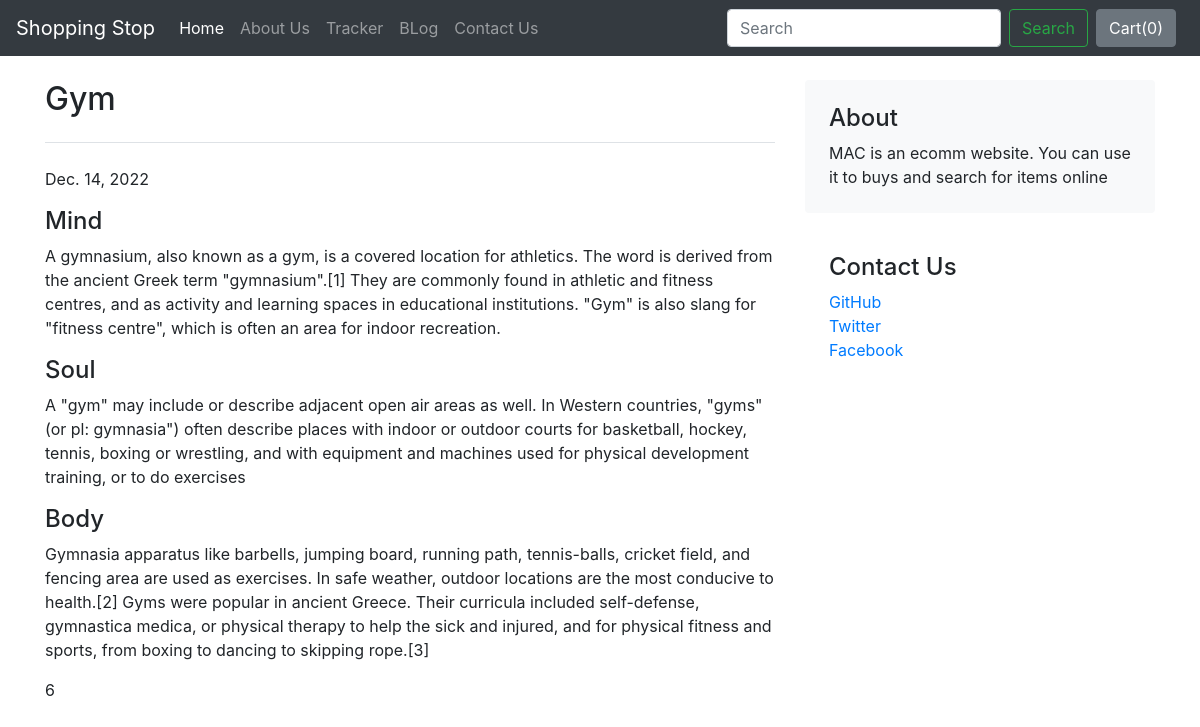
The app's page /blog/blogpost/3 with its own data.
### blog/models.py (models this page shows, shortened)
class Blogpost(models.Model):
    post_id=models.AutoField(primary_key=True)
    title=models.CharField(max_length=30)
    head0=models.CharField(max_length=200,default="")
    chead0=models.CharField(max_length=5000,default="")
    head1=models.CharField(max_length=200,default="")
    chead1=models.CharField(max_length=5000,default="")
    head2=models.CharField(max_length=200,default="")
    chead2=models.CharField(max_length=5000,default="")
    pub_date=models.DateField()
    thumbnail=models.ImageField(upload_to="shop/images",default="")

### blog/views.py (the view)
# urls.py: path('blogpost/<int:id>', views.blogpost, name='blogPost'),
def blogpost(request,id):
    post=Blogpost.objects.filter(post_id=id)[0]
    return render(request,'blog/blogpost.html',{"post":post})

### blog/templates/blog/blogpost.html (shortened to what this page needs)
{% extends 'blog/basic.html' %}
{% block body%}
<div class="container mt-4" >
    <div class="row g-5">
        <div class="col-md-8">
          <h2 class="pb-4 mb-4 fst-italic border-bottom">
            {{post.title}}
          </h2>
          <p class="blog-post-meta">{{post.pub_date}} </p>
          <article class="blog-post">
            <h4 class="blog-post-title mb-2">{{post.head0}}</h4>
            <p>{{post.chead0}}</p>
            <h4>{{post.head1}}</h4>
            <p>{{post.chead1}}</p>
            <h4>{{post.head2}}</h4>
            <p>{{post.chead2}}</p>
        <div class="fb-comments" data-href="http://127.0.0.1:8000/blog/blogpost/{{post.post_id}}" data-width="" data-numposts="5"></div>6
        </div>
        <div class="col-md-4">
          <div class="position-sticky" style="top: 2rem;">
            <div class="p-4 mb-3 bg-light rounded">
              <h4 class="fst-italic">About</h4>
              <p class="mb-0">MAC is an ecomm website. You can use it to buys and search for items online</p>
            </div>
            <div class="p-4">
              <h4 class="fst-italic">Contact Us </h4>
              <ol class="list-unstyled">
                <li><a href="#">GitHub</a></li>
                <li><a href="#">Twitter</a></li>
                <li><a href="#">Facebook</a></li>
              </ol>
            </div>
          </div>
        </div>
      </div>
</div>
{% endblock %}

### records on screen
Blogpost: title "Gym", pub_date "Dec. 14, 2022", head0 "Mind", chead0 "A gymnasium, also known as a gym, is a covered location for athletics. The word is derived from the ancient Greek term \"gymnasium\".[1] They are commonly found in athletic and fitness centres, and as activity and learning spaces in educational institutions. \"Gym\" is also slang for \"fitness centre\", which is often an area for indoor recreation.", head1 "Soul", chead1 "A \"gym\" may include or describe adjacent open air areas as well. In Western countries, \"gyms\" (or pl: gymnasia\") often describe places with indoor or outdoor courts for basketball, hockey, tennis, boxing or wrestling, and with equipment and machines used for physical development training, or to do exercises", head2 "Body", chead2 "Gymnasia apparatus like barbells, jumping board, running path, tennis-balls, cricket field, and fencing area are used as exercises. In safe weather, outdoor locations are the most conducive to health.[2] Gyms were popular in ancient Greece. Their curricula included self-defense, gymnastica medica, or physical therapy to help the sick and injured, and for physical fitness and sports, from boxing to dancing to skipping rope.[3]"
